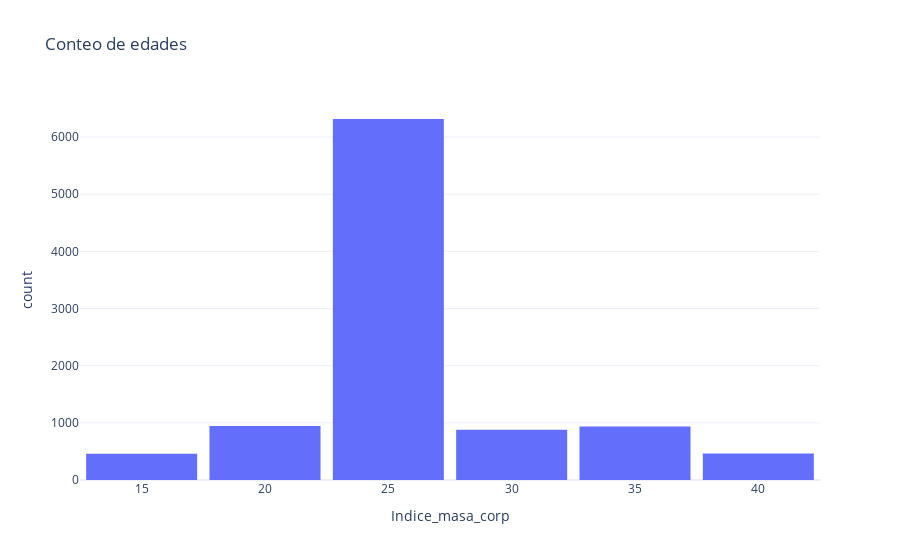

This figure's notebook cell:
### Code cell
#Graficar histograma en plotly
fig2=px.histogram(df,x="Indice_masa_corp",nbins=10,title="Conteo de edades")
fig2.update_layout(bargap=0.1,template="plotly_white")
fig2.show()

### Figure 1 — Plotly figure (JSON) as saved in the notebook; plotly's stock layout.template omitted (floating-point values rounded to 4 significant figures; data arrays with more than 128 entries replaced by an {"elided": "..."} marker saying what was removed)
{"data": [{"alignmentgroup": "True", "bingroup": "x", "hovertemplate": "Indice_masa_corp=%{x}<br>count=%{y}<extra></extra>", "legendgroup": "", "marker": {"color": "#636efa", "pattern": {"shape": ""}}, "name": "", "nbinsx": 10, "offsetgroup": "", "orientation": "v", "showlegend": false, "type": "histogram", "x": {"elided": "10000 float values"}, "xaxis": "x", "yaxis": "y"}], "layout": {"bargap": 0.1, "barmode": "relative", "legend": {"tracegroupgap": 0}, "title": {"text": "Conteo de edades"}, "xaxis": {"anchor": "y", "domain": [0, 1], "title": {"text": "Indice_masa_corp"}}, "yaxis": {"anchor": "x", "domain": [0, 1], "title": {"text": "count"}}}}
